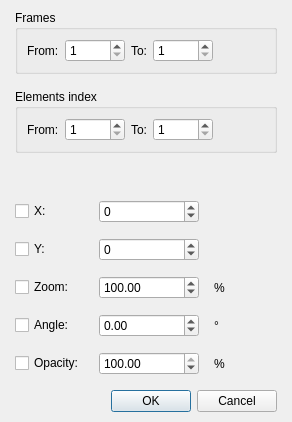
<?xml version="1.0" encoding="UTF-8"?>
<ui version="4.0">
 <class>DialogAnimationCreateTransition</class>
 <widget class="QDialog" name="DialogAnimationCreateTransition">
  <property name="geometry">
   <rect>
    <x>0</x>
    <y>0</y>
    <width>292</width>
    <height>422</height>
   </rect>
  </property>
  <property name="windowTitle">
   <string>Create transition...</string>
  </property>
  <layout class="QGridLayout" name="gridLayout_4">
   <property name="leftMargin">
    <number>15</number>
   </property>
   <property name="topMargin">
    <number>10</number>
   </property>
   <property name="rightMargin">
    <number>15</number>
   </property>
   <property name="bottomMargin">
    <number>10</number>
   </property>
   <item row="0" column="0">
    <layout class="QVBoxLayout" name="verticalLayout_2" stretch="1,0">
     <property name="spacing">
      <number>15</number>
     </property>
     <item>
      <layout class="QVBoxLayout" name="verticalLayout">
       <item>
        <widget class="QGroupBox" name="groupBoxFrames">
         <property name="title">
          <string>Frames</string>
         </property>
         <layout class="QGridLayout" name="gridLayout">
          <item row="0" column="0">
           <layout class="QHBoxLayout" name="horizontalLayout" stretch="0,0,0,0,1">
            <item>
             <widget class="QLabel" name="labelFrom">
              <property name="text">
               <string>From:</string>
              </property>
             </widget>
            </item>
            <item>
             <widget class="QSpinBox" name="spinBoxFromFrames">
              <property name="minimumSize">
               <size>
                <width>60</width>
                <height>0</height>
               </size>
              </property>
              <property name="maximumSize">
               <size>
                <width>60</width>
                <height>16777215</height>
               </size>
              </property>
              <property name="minimum">
               <number>1</number>
              </property>
              <property name="maximum">
               <number>999999999</number>
              </property>
             </widget>
            </item>
            <item>
             <widget class="QLabel" name="labelTo">
              <property name="text">
               <string>To:</string>
              </property>
             </widget>
            </item>
            <item>
             <widget class="QSpinBox" name="spinBoxToFrames">
              <property name="minimumSize">
               <size>
                <width>60</width>
                <height>0</height>
               </size>
              </property>
              <property name="maximumSize">
               <size>
                <width>60</width>
                <height>16777215</height>
               </size>
              </property>
              <property name="minimum">
               <number>1</number>
              </property>
              <property name="maximum">
               <number>999999999</number>
              </property>
             </widget>
            </item>
            <item>
             <spacer name="horizontalSpacer">
              <property name="orientation">
               <enum>Qt::Horizontal</enum>
              </property>
              <property name="sizeHint" stdset="0">
               <size>
                <width>40</width>
                <height>20</height>
               </size>
              </property>
             </spacer>
            </item>
           </layout>
          </item>
         </layout>
        </widget>
       </item>
       <item>
        <widget class="QGroupBox" name="groupBoxElementsIndex">
         <property name="title">
          <string>Elements index</string>
         </property>
         <layout class="QGridLayout" name="gridLayout_2">
          <item row="0" column="0">
           <layout class="QHBoxLayout" name="horizontalLayout_2" stretch="0,0,0,0,1">
            <item>
             <widget class="QLabel" name="labelFromIndex">
              <property name="text">
               <string>From:</string>
              </property>
             </widget>
            </item>
            <item>
             <widget class="QSpinBox" name="spinBoxFromIndex">
              <property name="minimumSize">
               <size>
                <width>60</width>
                <height>0</height>
               </size>
              </property>
              <property name="maximumSize">
               <size>
                <width>60</width>
                <height>16777215</height>
               </size>
              </property>
              <property name="minimum">
               <number>1</number>
              </property>
              <property name="maximum">
               <number>999999999</number>
              </property>
             </widget>
            </item>
            <item>
             <widget class="QLabel" name="labelToIndex">
              <property name="text">
               <string>To:</string>
              </property>
             </widget>
            </item>
            <item>
             <widget class="QSpinBox" name="spinBoxToIndex">
              <property name="minimumSize">
               <size>
                <width>60</width>
                <height>0</height>
               </size>
              </property>
              <property name="maximumSize">
               <size>
                <width>60</width>
                <height>16777215</height>
               </size>
              </property>
              <property name="minimum">
               <number>1</number>
              </property>
              <property name="maximum">
               <number>999999999</number>
              </property>
             </widget>
            </item>
            <item>
             <spacer name="horizontalSpacer_2">
              <property name="orientation">
               <enum>Qt::Horizontal</enum>
              </property>
              <property name="sizeHint" stdset="0">
               <size>
                <width>40</width>
                <height>20</height>
               </size>
              </property>
             </spacer>
            </item>
           </layout>
          </item>
         </layout>
        </widget>
       </item>
       <item>
        <widget class="WidgetSliderProgression" name="widgetSliderProgression" native="true"/>
       </item>
       <item>
        <layout class="QGridLayout" name="gridLayout_3">
         <item row="0" column="0">
          <widget class="QCheckBox" name="checkBoxX">
           <property name="text">
            <string>X:</string>
           </property>
          </widget>
         </item>
         <item row="0" column="1">
          <widget class="QSpinBox" name="spinBoxX">
           <property name="minimumSize">
            <size>
             <width>100</width>
             <height>0</height>
            </size>
           </property>
           <property name="maximumSize">
            <size>
             <width>100</width>
             <height>16777215</height>
            </size>
           </property>
           <property name="minimum">
            <number>-999999999</number>
           </property>
           <property name="maximum">
            <number>999999999</number>
           </property>
          </widget>
         </item>
         <item row="1" column="0">
          <widget class="QCheckBox" name="checkBoxY">
           <property name="text">
            <string>Y:</string>
           </property>
          </widget>
         </item>
         <item row="1" column="1">
          <widget class="QSpinBox" name="spinBoxY">
           <property name="minimumSize">
            <size>
             <width>100</width>
             <height>0</height>
            </size>
           </property>
           <property name="maximumSize">
            <size>
             <width>100</width>
             <height>16777215</height>
            </size>
           </property>
           <property name="minimum">
            <number>-999999999</number>
           </property>
           <property name="value">
            <number>0</number>
           </property>
          </widget>
         </item>
         <item row="2" column="0">
          <widget class="QCheckBox" name="checkBoxZoom">
           <property name="text">
            <string>Zoom:</string>
           </property>
          </widget>
         </item>
         <item row="2" column="1">
          <widget class="QDoubleSpinBox" name="doubleSpinBoxZoom">
           <property name="minimumSize">
            <size>
             <width>100</width>
             <height>0</height>
            </size>
           </property>
           <property name="maximumSize">
            <size>
             <width>100</width>
             <height>16777215</height>
            </size>
           </property>
           <property name="maximum">
            <double>9999999999.000000000000000</double>
           </property>
           <property name="value">
            <double>100.000000000000000</double>
           </property>
          </widget>
         </item>
         <item row="3" column="0">
          <widget class="QCheckBox" name="checkBoxAngle">
           <property name="text">
            <string>Angle:</string>
           </property>
          </widget>
         </item>
         <item row="3" column="1">
          <widget class="QDoubleSpinBox" name="doubleSpinBoxAngle">
           <property name="minimumSize">
            <size>
             <width>100</width>
             <height>0</height>
            </size>
           </property>
           <property name="maximumSize">
            <size>
             <width>100</width>
             <height>16777215</height>
            </size>
           </property>
           <property name="minimum">
            <double>-9999999999.000000000000000</double>
           </property>
           <property name="maximum">
            <double>9999999999.000000000000000</double>
           </property>
          </widget>
         </item>
         <item row="3" column="2">
          <widget class="QLabel" name="label_9">
           <property name="text">
            <string>°</string>
           </property>
          </widget>
         </item>
         <item row="4" column="0">
          <widget class="QCheckBox" name="checkBoxOpacity">
           <property name="text">
            <string>Opacity:</string>
           </property>
          </widget>
         </item>
         <item row="4" column="1">
          <widget class="QDoubleSpinBox" name="doubleSpinBoxOpacity">
           <property name="minimumSize">
            <size>
             <width>100</width>
             <height>0</height>
            </size>
           </property>
           <property name="maximumSize">
            <size>
             <width>100</width>
             <height>16777215</height>
            </size>
           </property>
           <property name="maximum">
            <double>100.000000000000000</double>
           </property>
           <property name="value">
            <double>100.000000000000000</double>
           </property>
          </widget>
         </item>
         <item row="4" column="2">
          <widget class="QLabel" name="label_10">
           <property name="text">
            <string>%</string>
           </property>
          </widget>
         </item>
         <item row="2" column="2">
          <widget class="QLabel" name="label_5">
           <property name="text">
            <string>%</string>
           </property>
          </widget>
         </item>
        </layout>
       </item>
      </layout>
     </item>
     <item>
      <widget class="QDialogButtonBox" name="buttonBox">
       <property name="orientation">
        <enum>Qt::Horizontal</enum>
       </property>
       <property name="standardButtons">
        <set>QDialogButtonBox::Cancel|QDialogButtonBox::Ok</set>
       </property>
      </widget>
     </item>
    </layout>
   </item>
  </layout>
 </widget>
 <customwidgets>
  <customwidget>
   <class>WidgetSliderProgression</class>
   <extends>QWidget</extends>
   <header>widgetsliderprogression.h</header>
   <container>1</container>
  </customwidget>
 </customwidgets>
 <resources/>
 <connections>
  <connection>
   <sender>buttonBox</sender>
   <signal>accepted()</signal>
   <receiver>DialogAnimationCreateTransition</receiver>
   <slot>accept()</slot>
   <hints>
    <hint type="sourcelabel">
     <x>248</x>
     <y>254</y>
    </hint>
    <hint type="destinationlabel">
     <x>157</x>
     <y>274</y>
    </hint>
   </hints>
  </connection>
  <connection>
   <sender>buttonBox</sender>
   <signal>rejected()</signal>
   <receiver>DialogAnimationCreateTransition</receiver>
   <slot>reject()</slot>
   <hints>
    <hint type="sourcelabel">
     <x>316</x>
     <y>260</y>
    </hint>
    <hint type="destinationlabel">
     <x>286</x>
     <y>274</y>
    </hint>
   </hints>
  </connection>
 </connections>
</ui>
